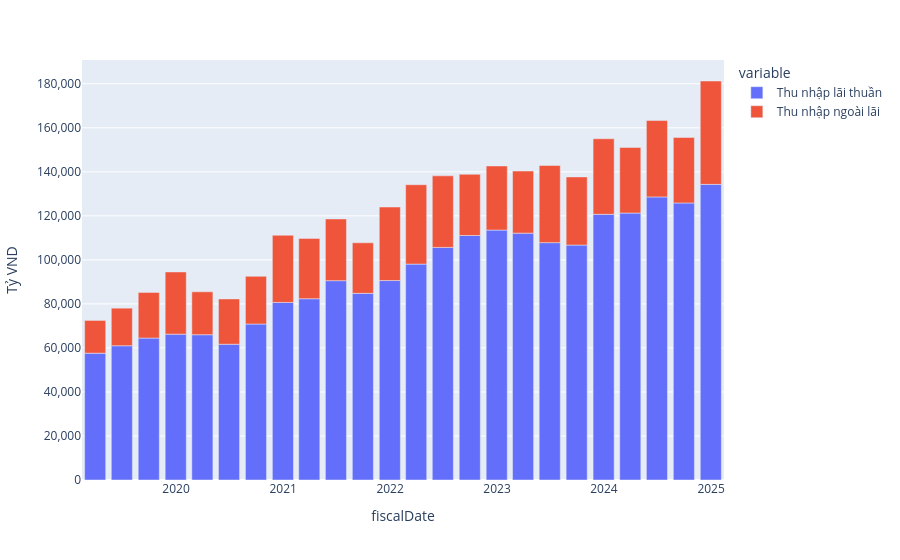

The cell this chart's notebook holds for it:
### Markdown cell above
## 1.2. <a id='toc1_2_'></a>[Chart](#toc0_)

### Code cell
fig_1 = px.bar(Banking_groupby[['Thu nhập lãi thuần', 'Thu nhập ngoài lãi']])
fig_1.update_layout(
    yaxis_title="Tỷ VND",  # Thêm đơn vị vào tiêu đề trục Y
    yaxis_tickformat=",.0f"  # Định dạng số với dấu phẩy hàng nghìn
)
